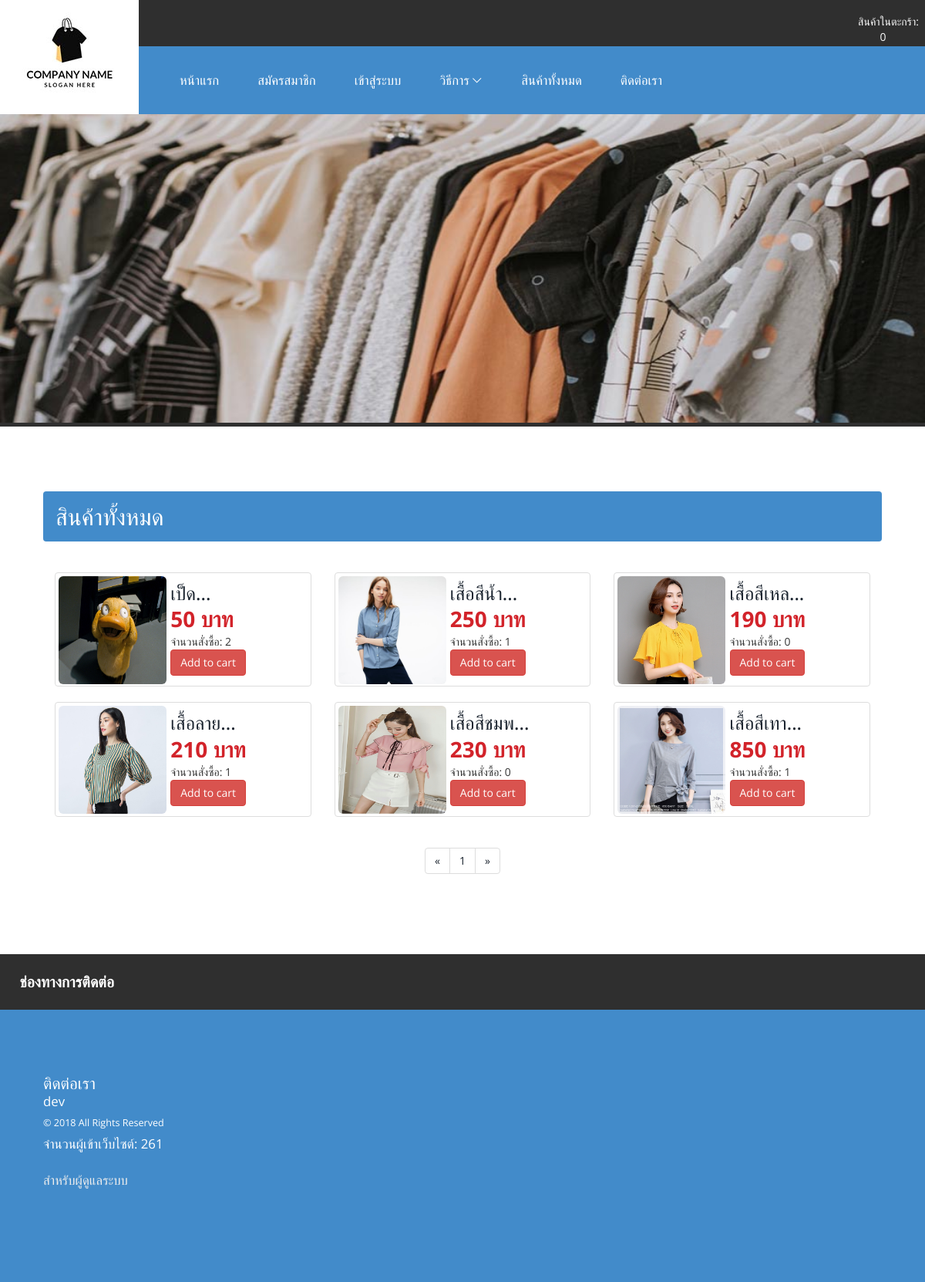
/all_product.php, run on an earlier commit of the app's database.
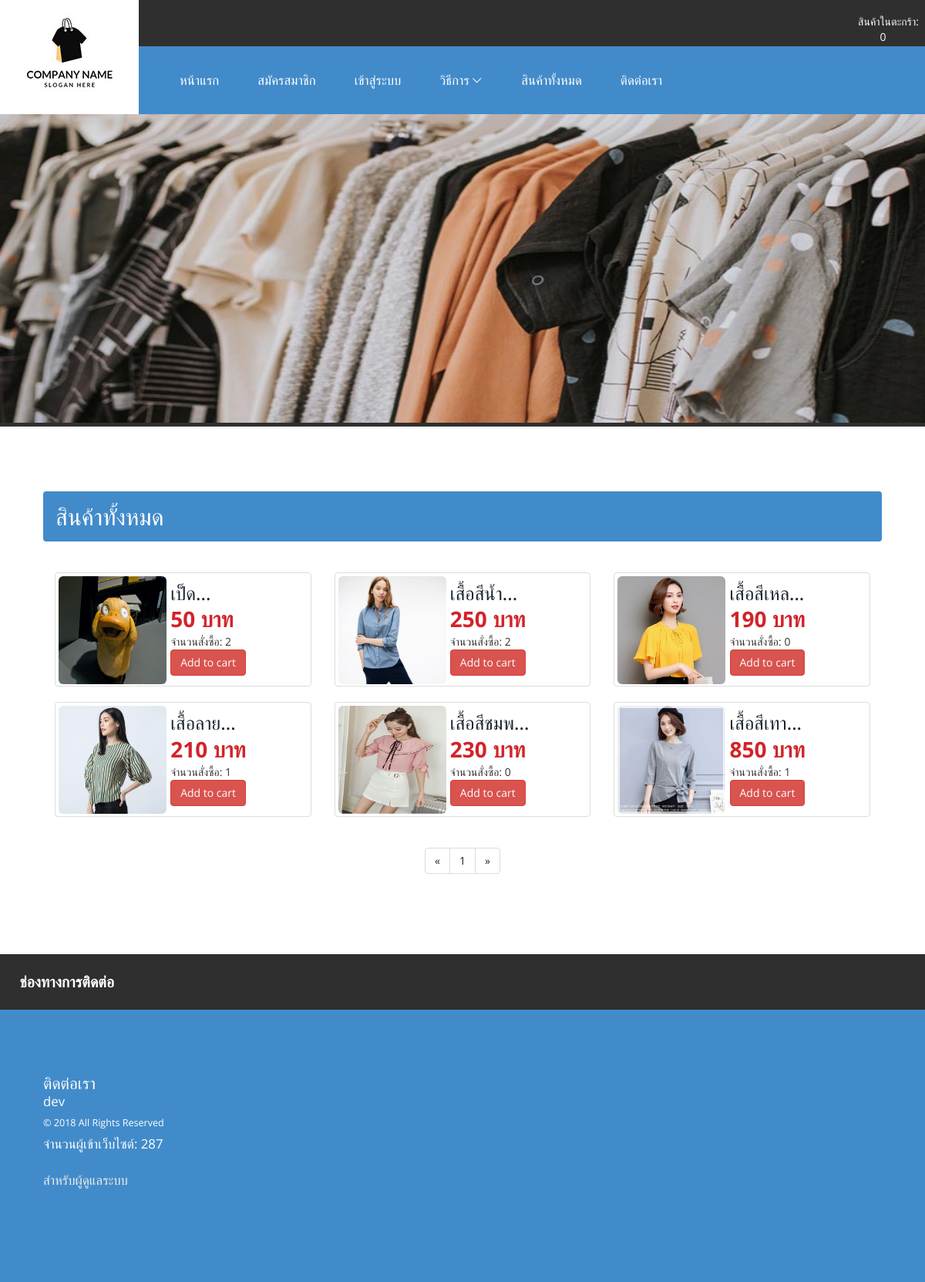
And on a later commit of the database.
### tables this page shows
CREATE TABLE `product` (
  `Pro_ID` int(6) UNSIGNED ZEROFILL NOT NULL,
  `Pro_Img` varchar(20) NOT NULL,
  `Pro_Name` varchar(100) NOT NULL,
  `Pro_Detail` text NOT NULL,
  `Pro_Price` double(7,2) NOT NULL,
  `Pro_Amount` int(11) NOT NULL,
  `Pro_Buy` int(11) NOT NULL,
  `Pro_Promotion` int(2) NOT NULL COMMENT 'ถ้าเป็น 0 คือไม่อยู่ในโปรโมชั่น / 1 คือจัดโปรโมชั่น',
  `Pro_Date` date NOT NULL
);

### conn.php (called while the page is built, shortened)
<?php
$contact_web = "dev";
?>

### all_product.php (the view, shortened to what this page needs)
<?php require_once "header.php";?>
	<div class="content-grids">
	<h2 class="alert">สินค้าทั้งหมด</h2>
	<div class="col-md-12 content-grid">
		<div class="row">
 <?php
 $perpage = 12;
if (isset($_GET['page'])) {
 $page = $_GET['page'];
 } else {
 $page = 1;
 }
            $start = ($page - 1) * $perpage;
 $sql = $conn->query("select * from product order by Pro_ID desc limit $start,$perpage");
 $sql2 = $conn->query("select * from product order by Pro_ID desc");
$total_record = $sql2->num_rows;
$total_page = ceil($total_record / $perpage);
       while ($show = $sql->fetch_assoc()){
              ?>
  <div class="col-sm-6 col-md-4 grid-product-in">
    <div class="thumbnail">
      <a href="view_product.php?id=<?php echo $show['Pro_ID'];?>" class="lot"><img class="img-responsive " width="140px" height="140px" src="images/product/<?php echo $show['Pro_Img'];?>" alt=""></a>
      <div class="caption">
        <h3><a href="view_product.php?id=<?php echo $show['Pro_ID'];?>"><?php echo iconv_substr($show['Pro_Name'],0,10,'UTF-8').'...';?></a></h3>
                <label  class="add-to">
                <?php echo number_format($show['Pro_Price'],0);?> บาท
                </label>
                จำนวนสั่งซื้อ: <?php echo $show['Pro_Buy'];?>
        <p><button type="button" onclick="window.location='?data=cart&pro_id=<?php echo $show['Pro_ID'];?>'" class="btn btn-danger">Add to cart</button></p>
      </div>
    </div>
  </div>
	<?php }?>
  </div>
		</div>
		<div align="center"><?php if($sql->num_rows==0){Chk_Row($sql);}else {?><nav>
 <ul class="pagination">
 <li>
 <a href="?page=1" aria-label="Previous">
 <span aria-hidden="true">&laquo;</span> </a> </li>
 <?php for($i=1;$i<=$total_page;$i++){ ?>
 <li><a href="?page=<?php echo $i; ?>"><?php echo $i; ?></a></li>
 <?php } ?>
 <li>
 <a href="?page=<?php echo $total_page;?>" aria-label="Next">
 <span aria-hidden="true">&raquo;</span> </a> </li>
 </ul>
 </nav><?php } ?></div>
	</div>
	</div>
<?php require_once "footer.php";?>
</body>
</html>

### footer.php (shortened to what this page needs)
<div class="footer">
	<div class="col-md-12 footer-left left-footer">
		<h4>ช่องทางการติดต่อ</h4>
		<div class="run-top top-run">
		<ul class="run-grid">
		<li><div class="letter">
			<h5>ติดต่อเรา</h5>
			<p><?php echo $contact_web;?></p>
			<p class="footer-class"> © 2018 <?php echo $title;?> All Rights Reserved </p>
               <?php $sql = $conn->query("select * from count_page");
			$row = $sql->num_rows;
			?>
               <p>จำนวนผู้เข้าเว็บไซต์: <?php echo $row;?></p>
               <br>
               <a href="admin/index.php" class="text-success" target="_blank">สำหรับผู้ดูแลระบบ</a>
		</div></li>
		</ul>
		<div class="clearfix"> </div>
		</div>
	</div>
</div>

What changed in the data, as far as the page shows it:
changed product "เสื้อสีน้ำ": Pro_Buy "1" → "2"
Also different on the page:
$row: "261" → "287"
